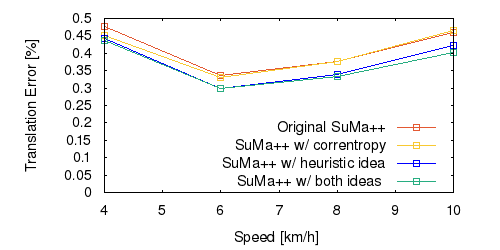

Recreate this plot in gnuplot.
set term png size 500,250 font "Helvetica" 11
set output "03_ts.png"
set size ratio 0.5
set yrange [0:*]
set xlabel "Speed [km/h]"
set ylabel "Translation Error [%]"
set key bottom
plot "03_ts.txt" using 1:($2*57.3) title 'Original SuMa++' lc rgb "#e35933" pt 4 w linespoints, \
"c.txt" using 1:($2*57.3) title 'SuMa++ w/ correntropy' lc rgb "#df8c932" pt 4 w linespoints, \
"l.txt" using 1:($2*57.3) title 'SuMa++ w/ heuristic idea' lc rgb "#0000FF" pt 4 w linespoints, \
"b.txt" using 1:($2*57.3) title 'SuMa++ w/ both ideas ' lc rgb "#27ad81" pt 4 w linespoints
